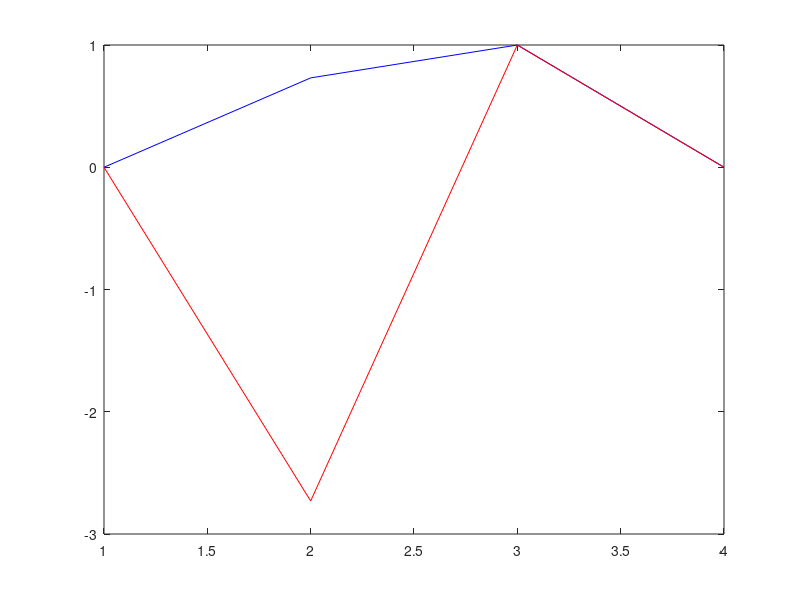
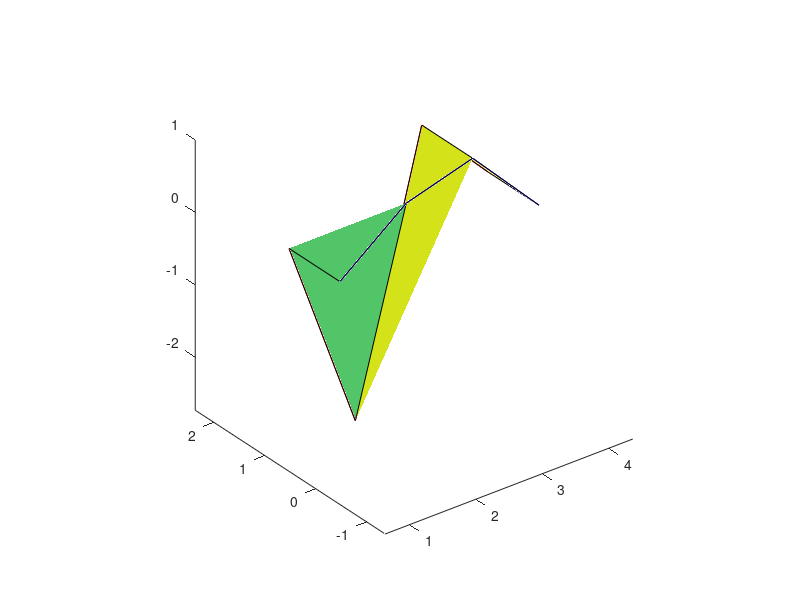
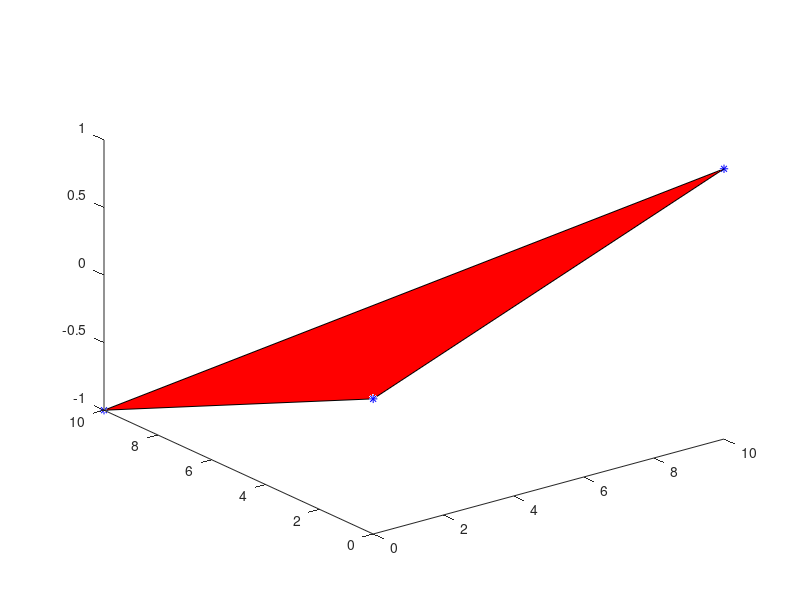
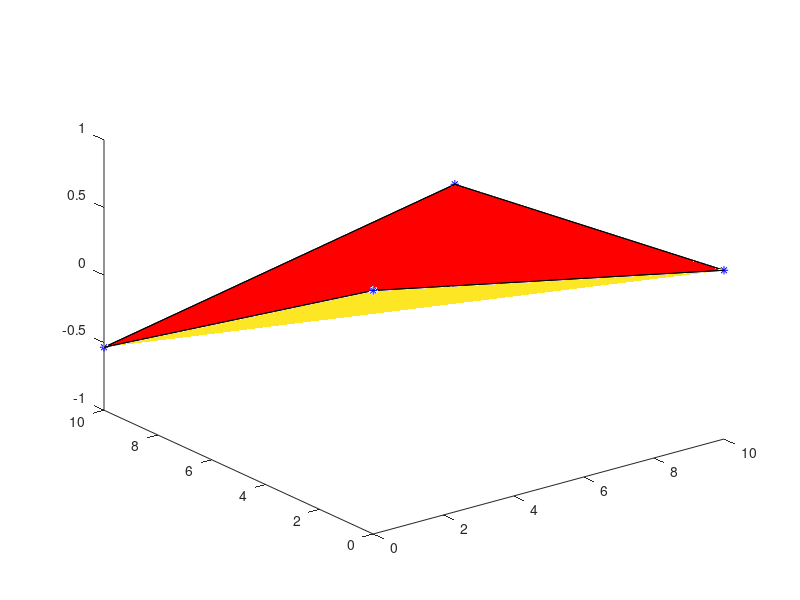

The MATLAB script that drew these images, in order:
clear
clc
close all

%%%Run your eigen value analysis
v1 = [0.731;1.0];
v2 = [-2.73;1.0];


%%%How do you plot it?
mode1 = [0;v1;0];
plot(mode1,'b-')
mode2 = [0;v2;0];
hold on
plot(mode2,'r-')


%%%Mesh plot
figure()
plot3(1:4,zeros(4,1),mode1,'b-')
hold on
plot3(1:4,ones(4,1),mode2,'r-')
axis equal

xcoord = 1:4;
ycoord = [0 1];

[xx,yy] = meshgrid(xcoord,ycoord)

zz = [mode1';mode2']

surf(xx,yy,zz)

%%%Traingular Coordinates
xFEA = [0,10,0];
yFEA = [0,0,10];
mode_shape = [0,1,-1];

figure()
plot3(xFEA,yFEA,mode_shape,'b*')
hold on
patch(xFEA,yFEA,mode_shape,'r')

%[yyFEA,xxFEA] = meshgrid(yFEA,xFEA)

%zzFEA = [mode_shape',mode_shape',mode_shape']

%surf(xxFEA,yyFEA,zzFEA)

%%%Square FEA
xSQ = [0,10,10,0];
ySQ = [0,0,10,10];
phi = [0.802,0.2488,-0.0308,-0.534];

figure()
plot3(xSQ,ySQ,phi,'b*')
hold on
patch(xSQ,ySQ,phi,'r')

xMESH = [0 10];
yMESH = [0 10];

[xxSQ,yySQ] = meshgrid(xMESH,yMESH)

zzSQ = [phi(1:2);phi([4 3])]

surf(xxSQ,yySQ,zzSQ)
